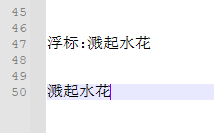
#> input picture mc-fishing-opencv/match2.png, 214 x 133 px, given in place of template.png, which was not available
$ python OCR.py
#> lines starting #> are read from the running program, lines starting #| are printed output that depends on the picture; pictures that were not available may be replaced by others from this repository, and a replacement may not be noted


import cv2
from matplotlib import pyplot as plt


temp = plt.imread("template.png")
#> temp is the input picture: shape (133, 214, 4) float32; mean R, G, B, A 0.946, 0.946, 0.954, 1
target = plt.imread("target.png")
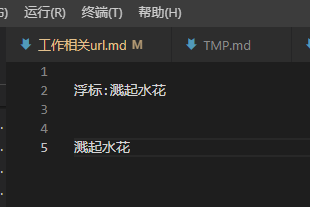
#> input picture mc-fishing-opencv/target.png, 310 x 207 px
#> target is the input picture: shape (207, 310, 4) float32; mean R, G, B, A 0.163, 0.163, 0.162, 1

temp_gray = cv2.cvtColor(temp, cv2.COLOR_BGR2GRAY)
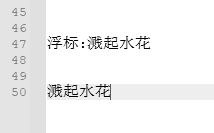
#> temp_gray: shape (133, 214) float32; min 0, max 1, mean 0.948
taret_gray = cv2.cvtColor(target, cv2.COLOR_BGR2GRAY)
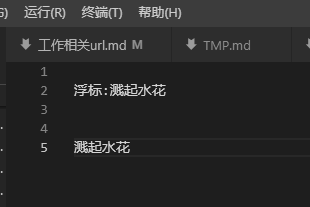
#> taret_gray: shape (207, 310) float32; min 0.0824, max 0.831, mean 0.163


#> (the run stopped early here; a loop or call above may not have finished)
